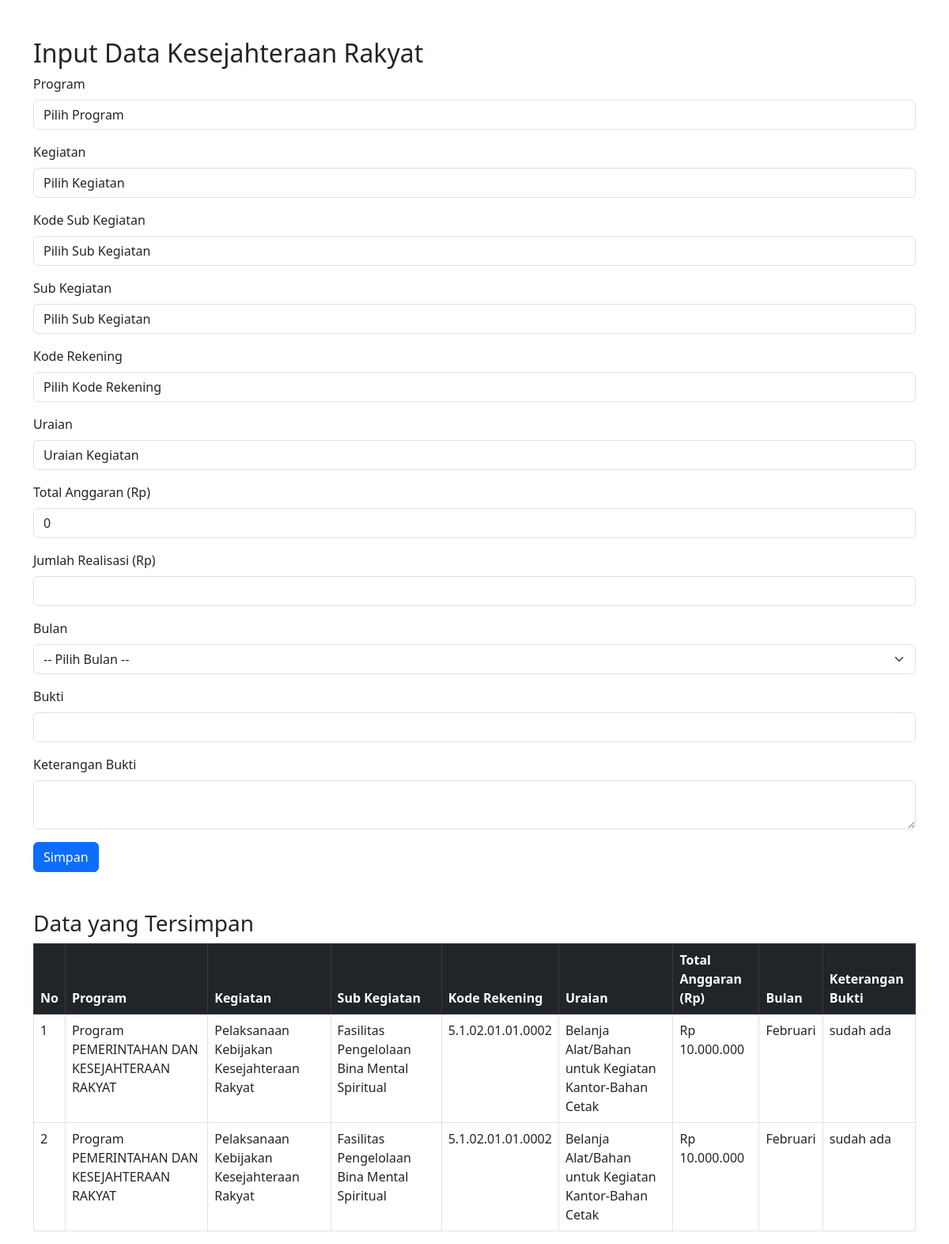
Screenshot of /dashboard1.php with the database file from the repository.
### tables this page shows
CREATE TABLE `kesejahteraan` (
  `id` int(11) NOT NULL,
  `nama_program` varchar(255) NOT NULL,
  `nama_kegiatan` varchar(255) NOT NULL,
  `sub_kegiatan` varchar(255) NOT NULL,
  `kd_rek` varchar(50) NOT NULL,
  `uraian` text NOT NULL,
  `total_anggaran` int(11) NOT NULL,
  `bulan` varchar(20) NOT NULL,
  `bukti` varchar(255) NOT NULL,
  `keterangan_bukti` text NOT NULL
);

### dashboard1.php (the view, shortened to what this page needs)
<?php
include 'koneksi.php';
$sql_kesejahteraan = "SELECT * FROM kesejahteraan";
$result_kesejahteraan = mysqli_query($conn, $sql_kesejahteraan);
$total_anggaran = 0;
?>
<!DOCTYPE html>
<html lang="id">
<head>
    <link href="https://cdn.jsdelivr.net/npm/bootstrap@5.3.0/dist/css/bootstrap.min.css" rel="stylesheet">
</head>
<body>
    <div class="container mt-5">
        <h2>Input Data Kesejahteraan Rakyat</h2>
        <form method="POST">
            <div class="mb-3">
                <label class="form-label">Program</label>
                <select name="nama_program" class="form-control" required>
                    <option value="">Pilih Program</option>
                </select>
            </div>
            <div class="mb-3">
                <label class="form-label">Kegiatan</label>
                <select name="nama_kegiatan" class="form-control" required>
                    <option value="">Pilih Kegiatan</option>
                </select>
            </div>
            <div class="mb-3">
                <label class="form-label">Kode Sub Kegiatan</label>
                <select id="kode_sub_kegiatan" name="kode_sub_kegiatan" class="form-control" required onchange="updateSubKegiatan()">
                    <option value="">Pilih Sub Kegiatan</option>
                </select>
            </div>
            <div class="mb-3">
                <label class="form-label">Sub Kegiatan</label>
                <select id="sub_kegiatan" name="sub_kegiatan" class="form-control" required>
                    <option value="">Pilih Sub Kegiatan</option>
                </select>
            </div>
            <div class="mb-3">
                <label class="form-label">Kode Rekening</label>
                <select id="kd_rek" name="kd_rek" class="form-control" required onchange="updateUraian()">
                    <option value="">Pilih Kode Rekening</option>
                </select>
            </div>
            <div class="mb-3">
                <label class="form-label">Uraian</label>
                <select id="uraian" name="uraian" class="form-control" required>
                    <option value="">Uraian Kegiatan</option>
                </select>
            </div>
            <div class="mb-3">
                <label class="form-label">Total Anggaran (Rp)</label>
                <input type="number" name="total_anggaran" class="form-control" value="<?php echo $total_anggaran; ?>" required>
            </div>
            <div class="mb-3">
                <label class="form-label">Jumlah Realisasi (Rp)</label>
                <input type="number" name="jumlah_realisasi" class="form-control" required>
            </div>
            <div class="mb-3">
                <label class="form-label">Bulan</label>
                <select name="bulan" class="form-select" required>
                    <option value="">-- Pilih Bulan --</option>
                </select>
            </div>
            <div class="mb-3">
                <label class="form-label">Bukti</label>
                <input type="text" name="bukti" class="form-control" required>
            </div>
            <div class="mb-3">
                <label class="form-label">Keterangan Bukti</label>
                <textarea name="keterangan_bukti" class="form-control" required></textarea>
            </div>
            <button type="submit" class="btn btn-primary">Simpan</button>
        </form>
        <h3 class="mt-5">Data yang Tersimpan</h3>
        <table class="table table-bordered">
            <thead class="table-dark">
                <tr>
                    <th>No</th>
                    <th>Program</th>
                    <th>Kegiatan</th>
                    <th>Sub Kegiatan</th>
                    <th>Kode Rekening</th>
                    <th>Uraian</th>
                    <th>Total Anggaran (Rp)</th>
                    <th>Bulan</th>
                    <th>Keterangan Bukti</th>
                </tr>
            </thead>
            <tbody>
                <?php
                $no = 1;
                while ($row = mysqli_fetch_assoc($result_kesejahteraan)) {
                    echo "<tr>
                        <td>{$no}</td>
                        <td>{$row['nama_program']}</td>
                        <td>{$row['nama_kegiatan']}</td>
                        <td>{$row['sub_kegiatan']}</td>
                        <td>{$row['kd_rek']}</td>
                        <td>{$row['uraian']}</td>
                        <td>Rp " . number_format($row['total_anggaran'], 0, ',', '.') . "</td>
                        <td>{$row['bulan']}</td>
                        <td>{$row['keterangan_bukti']}</td>
                    </tr>";
                    $no++;
                }
                ?>
            </tbody>
        </table>
    </div>
</body>
</html>

### rows the page displays
kesejahteraan: nama_program "Program PEMERINTAHAN DAN KESEJAHTERAAN RAKYAT", nama_kegiatan "Pelaksanaan Kebijakan Kesejahteraan Rakyat", sub_kegiatan "Fasilitas Pengelolaan Bina Mental Spiritual", kd_rek "5.1.02.01.01.0002", uraian "Belanja Alat/Bahan untuk Kegiatan Kantor-Bahan Cetak", total_anggaran "10.000.000", bulan "Februari", keterangan_bukti "sudah ada"
kesejahteraan: nama_program "Program PEMERINTAHAN DAN KESEJAHTERAAN RAKYAT", nama_kegiatan "Pelaksanaan Kebijakan Kesejahteraan Rakyat", sub_kegiatan "Fasilitas Pengelolaan Bina Mental Spiritual", kd_rek "5.1.02.01.01.0002", uraian "Belanja Alat/Bahan untuk Kegiatan Kantor-Bahan Cetak", total_anggaran "10.000.000", bulan "Februari", keterangan_bukti "sudah ada"
